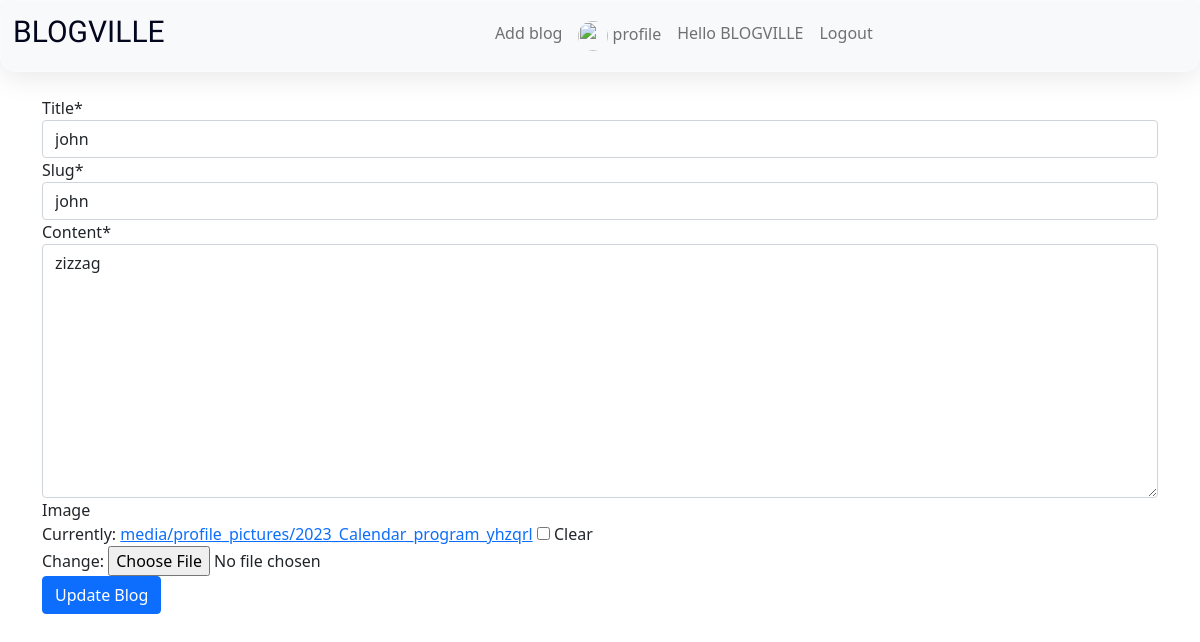
Screenshot of /edit_blog_post/john/ (signed in) with the database file from the repository.
### Blogville/models.py (models this page shows, shortened)
class Blogpost(models.Model): #Blogpost model(Table)
    title = models.CharField(max_length=255)
    author = models.ForeignKey(User, on_delete=models.CASCADE) #column author has a relationship with a column in the User table
    slug = models.CharField(max_length=130)
    content = models.TextField()
    image = models.ImageField(upload_to='profile_pictures', blank=True, null=True,)
    datetime = models.DateTimeField(auto_now_add=True)
    likes = models.ManyToManyField(User, related_name='blogpost_like')

### Blogville/views.py (the view)
# urls.py: path("edit_blog_post/<str:slug>/", UpdatePostView.as_view(), name="edit_blog_post"),
class UpdatePostView(UpdateView):
    model = Blogpost
    template_name = 'blog/edit_blog_post.html'
    fields = ['title', 'slug', 'content', 'image']

### Blogville/templates/blog/edit_blog_post.html (shortened to what this page needs)
{% load cloudinary %}
{% load crispy_forms_tags %}
<!DOCTYPE html>
<html lang="en">
  <head>
    {% load static %}
    <link rel="stylesheet" href="{% static 'css/base.css' %}"><link/>
    <link rel="stylesheet" href="https://cdnjs.cloudflare.com/ajax/libs/font-awesome/6.2.1/css/all.min.css" />
    <link href="https://cdn.jsdelivr.net/npm/bootstrap@5.0.2/dist/css/bootstrap.min.css" rel="stylesheet">
    <head/>
    <body style="background-color:white;">
        <nav class="navbar navbar-expand-lg navbar-light bg-light" id="id">
            <div class="container-fluid">
              <h1 class="navbar-brand" style=" font-family: 'Kavoon', cursive; font-size:30px; color:#03071e">BLOGVILLE</h1>
              <div class="collapse navbar-collapse" id="navbarText">
                <ul class="navbar-nav mx-auto mb-2 mb-lg-0 " style="cursor:pointer";>
                  {% if user.is_authenticated %}
                  <li class="nav-item">
                    <a class="nav-link" href="/add_Blog/">Add blog</a>
                  </li>
                  <li class="nav-item">
                    <a class="nav-link" href="/profile/">
                        {% if user.profile.image %}
                        <img src="{{user.profile.image.url}}" alt="" width="30px" height="30px" class="rounded-circle">
                        {% else %}
                        {% load static %}
                        {% endif %}profile</a>
                  </li>
                  <li class="nav-item">
                    <a class="nav-link" href="#">Hello {{request.user}}</a>
                  </li>
                  <li class="nav-item">
                    <a class="nav-link" href="/Logout/">Logout</a>
                  </li>
                  {% endif %}
                </ul>
              </div>
            </div>
          </nav>
          <form enctype="multipart/form-data" method="POST"> {% csrf_token %}
            <div class="container mt-4">
                {{form|crispy}}
            <button class="btn btn-primary">Update Blog</button>
            </div>
            </form>
</body>
</html>

### Blogville/static/css/base.css (style rules this page uses)
.navbar-collapse { margin: auto; text-align: center; height: auto; border-radius: 30px; }
#id { border-radius: 16px; box-shadow: 0 4px 30px rgba(0, 0, 0, 0.1); backdrop-filter: blur(5px); -webkit-backdrop-filter: blur(5px); border: 1px solid rgba(255, 255, 255, 0.3); }

### rows the page displays
Blogpost: title "john", slug "john", content "zizzag"

### other values shown
{{ request.user }} "BLOGVILLE"
